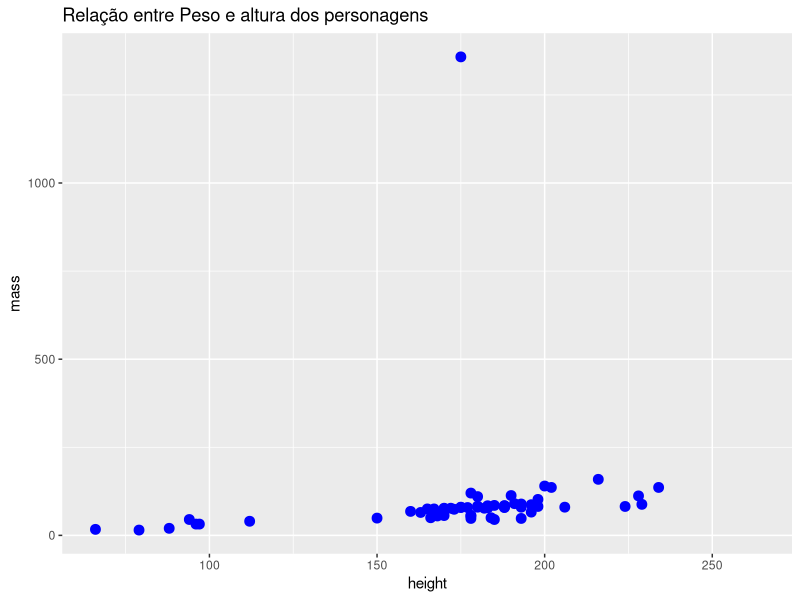

Recreate this plot in R.
# =================================================
# VISUALIZAÇÃO DE DADOS COM GGPLOT2 EM LINGUAGEM R.
# =================================================

# Se você trabalha com análise de dados em R, certamente já 
# ouviu falar do ggplot2, um dos pacotes mais poderosos e 
# versáteis para criação de gráficos e visualizações de 
# alta qualidade.
# Neste estudo, você vai aprender o que é o ggplot2, como 
# ele funciona e verá exemplos práticos de gráficos mais 
# usados no dia a dia de quem analisa dados.

# O que é o ggplot2?
  
# O ggplot2 foi criado por Hadley Wickham e faz parte do 
# Tidyverse, um conjunto de pacotes voltados para manipulação 
# e visualização de dados.
# O nome vem de Grammar of Graphics (Gramática dos Gráficos), 
# um conceito criado por Leland Wilkinson que propõe que todo 
# gráfico é formado por camadas, como dados, mapeamentos 
# estéticos, geometrias e temas.

# Essa ideia permite que o usuário monte gráficos de forma 
# declarativa, ou seja, descrevendo o que quer visualizar, 
# e não como desenhar cada parte.

# Instalação do pacote:
# install.packages("ggplot2")

# Instalação do pacote dplyr para usar o dataframe starwars:
# install.packages("dplyr")

# Carregamento do pacote ggplot2.
library(ggplot2)

# Carregamento do pacote dplyr.
library(dplyr)

# Dataframe para testes com gráficos.
head(starwars)
View(starwars)

# =============================
# PRINCIPAIS TIPOS DE GRÁFICOS.
# =============================

# Gráfico de Dispersão.
ggplot(starwars, aes(x = height, y = mass)) +
  geom_point(color = "blue", size = 3) +
  labs(title = "Relação entre Peso e altura dos personagens")



